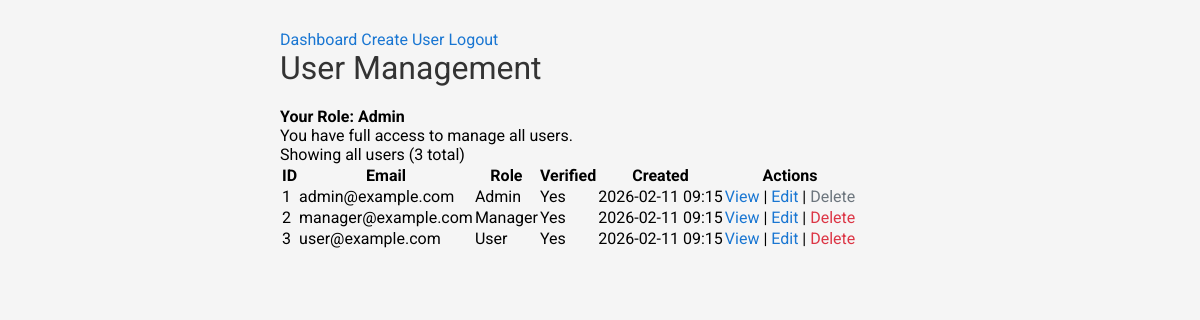
Screenshot of /app/users/dashboard.php (signed in) with the database file from the repository.
### tables this page shows
CREATE TABLE users (
    id INT AUTO_INCREMENT PRIMARY KEY,
    email VARCHAR(255) UNIQUE NOT NULL,
    password VARCHAR(255) NOT NULL,
    role ENUM('admin', 'manager', 'user') DEFAULT 'user',

     
    is_verified TINYINT(1) DEFAULT 0,
    verification_token VARCHAR(64),
    email_verification_expires DATETIME NULL,

    created_at TIMESTAMP DEFAULT CURRENT_TIMESTAMP,
    updated_at TIMESTAMP DEFAULT CURRENT_TIMESTAMP ON UPDATE CURRENT_TIMESTAMP
);

### app/users/dashboard.php (the view, shortened to what this page needs)
<?php
require_once '../../config/config.php';
require_once '../../config/functions.php';
$currentRole = $_SESSION['role'];
$currentUserId = $_SESSION['user_id'];
if ($currentRole === 'admin') {
    $stmt = $pdo->prepare("SELECT id, email, role, is_verified, created_at FROM users ORDER BY
        CASE role
            WHEN 'admin' THEN 1
            WHEN 'manager' THEN 2
            WHEN 'user' THEN 3
        END, created_at DESC");
    $stmt->execute();
} elseif ($currentRole === 'manager') {
    $stmt = $pdo->prepare("SELECT id, email, role, is_verified, created_at FROM users
        WHERE role = 'user' ORDER BY created_at DESC");
    $stmt->execute();
} else {
    $stmt = $pdo->prepare("SELECT id, email, role, is_verified, created_at FROM users
        WHERE id = ? ORDER BY created_at DESC");
    $stmt->execute([$currentUserId]);
}
$users = $stmt->fetchAll(PDO::FETCH_ASSOC);
function canEdit($targetRole, $targetUserId) {
    global $currentRole, $currentUserId;
    if ($targetUserId == $currentUserId) {
        return true;
    }
    if ($currentRole === 'admin') {
        return true;
    } elseif ($currentRole === 'manager') {
        return $targetRole === 'user';
    }
    return false;
}
function canDelete($targetRole, $targetUserId) {
    global $currentRole, $currentUserId;
    if ($targetUserId == $currentUserId) {
        return false;
    }
    if ($currentRole === 'admin') {
        return true;
    } elseif ($currentRole === 'manager') {
        return $targetRole === 'user';
    }
    return false;
}
renderHeader('User Management');
?>
<div class="nav">
    <a href="<?php echo BASE_URL; ?>/app/<?php echo $_SESSION['role']; ?>/dashboard.php">Dashboard</a>
    <?php if ($currentRole === 'admin' || $currentRole === 'manager'): ?>
        <a href="<?php echo BASE_URL; ?>/app/users/user-create.php">Create User</a>
    <?php endif; ?>
    <a href="<?php echo BASE_URL; ?>/app/auth/signout.php">Logout</a>
</div>
<h1>User Management</h1>
<div class="info-box">
    <strong>Your Role: <span class="badge badge-<?php echo $currentRole; ?>"><?php echo ucfirst($currentRole); ?></span></strong><br>
    <?php if ($currentRole === 'admin'): ?>
        You have full access to manage all users.
    <?php elseif ($currentRole === 'manager'): ?>
        You can manage regular users only. Admin and Manager accounts are hidden from your view.
    <?php else: ?>
        You can only view your own profile.
    <?php endif; ?>
</div>
<p>
    <?php if ($currentRole === 'admin'): ?>
        Showing all users (<?php echo count($users); ?> total)
    <?php elseif ($currentRole === 'manager'): ?>
        Showing users you can manage (<?php echo count($users); ?> regular users)
    <?php else: ?>
        Showing your profile
    <?php endif; ?>
</p>
<table>
    <thead>
        <tr>
            <th>ID</th>
            <th>Email</th>
            <th>Role</th>
            <th>Verified</th>
            <th>Created</th>
            <th>Actions</th>
        </tr>
    </thead>
    <tbody>
        <?php foreach ($users as $user): ?>
        <tr>
            <td><?php echo $user['id']; ?></td>
            <td><?php echo htmlspecialchars($user['email']); ?></td>
            <td>
                <span class="badge badge-<?php echo $user['role']; ?>">
                    <?php echo ucfirst($user['role']); ?>
                </span>
            </td>
            <td>
                <span class="badge badge-<?php echo $user['is_verified'] ? 'verified' : 'unverified'; ?>">
                    <?php echo $user['is_verified'] ? 'Yes' : 'No'; ?>
                </span>
            </td>
            <td><?php echo date('Y-m-d H:i', strtotime($user['created_at'])); ?></td>
            <td>
                <a href="user-view.php?user_id=<?php echo $user['id']; ?>">View</a>
                <?php if (canEdit($user['role'], $user['id'])): ?>
                    | <a href="user-update.php?user_id=<?php echo $user['id']; ?>">Edit</a>
                <?php endif; ?>
                <?php if (canDelete($user['role'], $user['id'])): ?>
                    | <a href="user-delete.php?user_id=<?php echo $user['id']; ?>"
                         onclick="return confirm('Are you sure you want to delete this user?')"
                         style="color: #dc3545;">Delete</a>
                <?php elseif ($user['id'] == $currentUserId): ?>
                    | <span style="color: #6c757d;" title="You cannot delete your own account">Delete</span>
                <?php endif; ?>
            </td>
        </tr>
        <?php endforeach; ?>
    </tbody>
</table>
<?php renderFooter(); ?>

### config/functions.php (shortened to what this page needs)
<?php
function renderHeader($title) {
    $currentRole = $_SESSION['role'] ?? 'guest';
    $isLoggedIn = isset($_SESSION['user_id']);
    ?>
    <!DOCTYPE html>
    <html lang="en">
    <head>
        <link rel="stylesheet" href="http://localhost/php-pdo/assets/css/style.css">
    </head>
    <body>
        <?php if ($isLoggedIn): ?>
            <div class="main-content">
                <div class="container">
        <?php else: ?>
            <div class="container" style="margin: 0 auto; max-width: 500px; padding-top: 100px;">
        <?php endif; ?>
    <?php
}
function renderFooter() {
    $isLoggedIn = isset($_SESSION['user_id']);
    ?>
        <?php if ($isLoggedIn): ?>
                </div>
            </div>
        <?php else: ?>
            </div>
        <?php endif; ?>
    </body>
    </html>
    <?php
}
?>

### assets/css/style.css (style rules this page uses)
* { margin: 0; padding: 0; box-sizing: border-box; }
body { font-family: 'Roboto', Arial, sans-serif; background: #f5f5f5; display: flex; min-height: 100vh; }
.main-content { margin-left: 250px; flex: 1; display: flex; flex-direction: column; }
.container { flex: 1; padding: 30px; max-width: 1400px; width: 100%; }
h1 { color: #333; margin-bottom: 20px; font-weight: 400; }
a { color: #1976d2; text-decoration: none; }

### rows the page displays
users: id "1", email "admin@example.com", role "Admin", is_verified "Yes", created_at "2026-02-11 09:15", shows "Delete"
users: id "2", email "manager@example.com", role "Manager", is_verified "Yes", created_at "2026-02-11 09:15"
users: id "3", email "user@example.com", role "User", is_verified "Yes", created_at "2026-02-11 09:15"

### other values shown
$currentRole "Admin"
count($users) "3"
